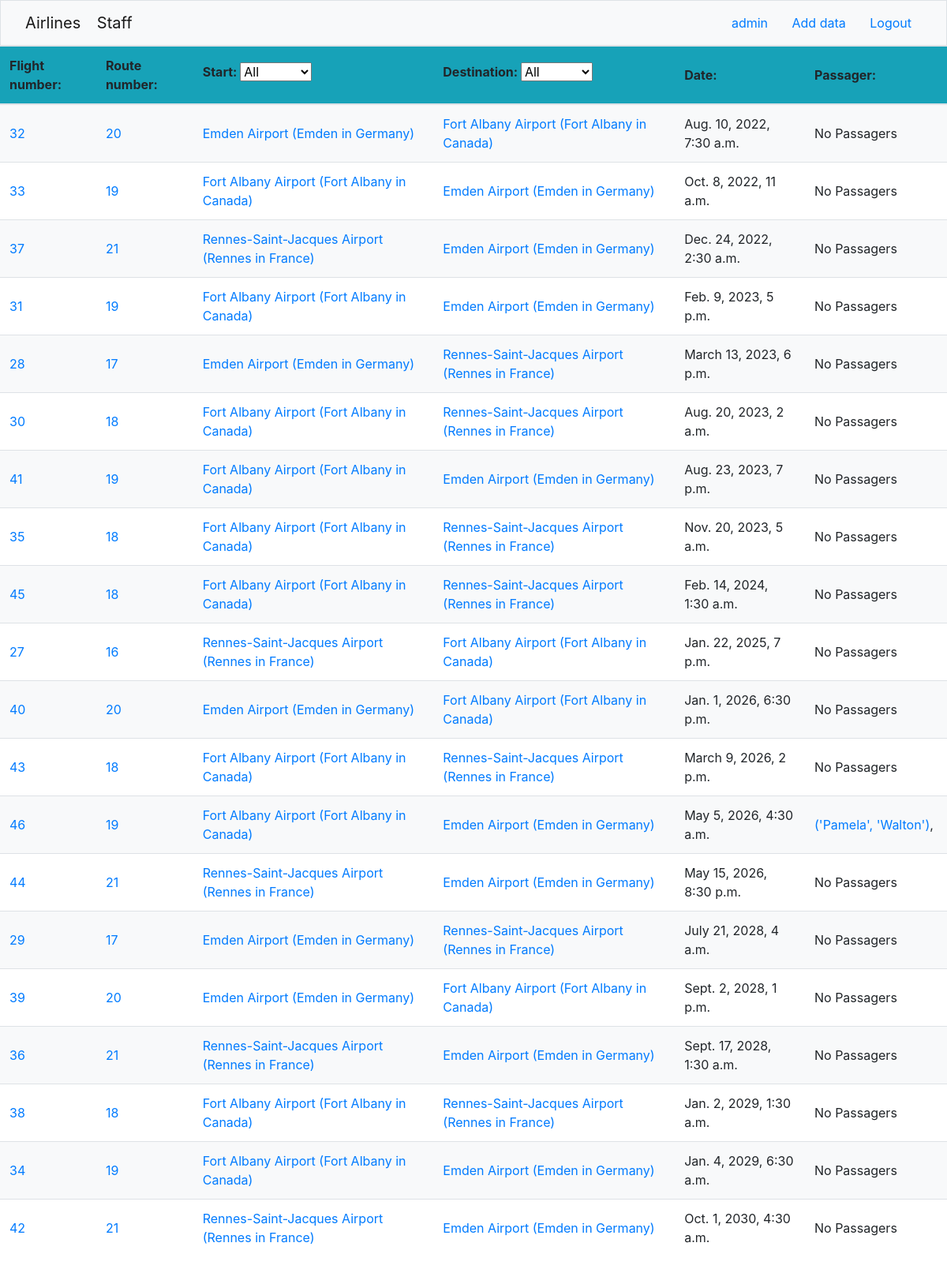
The page /airline/staff/ (signed in) on the database as committed earlier.
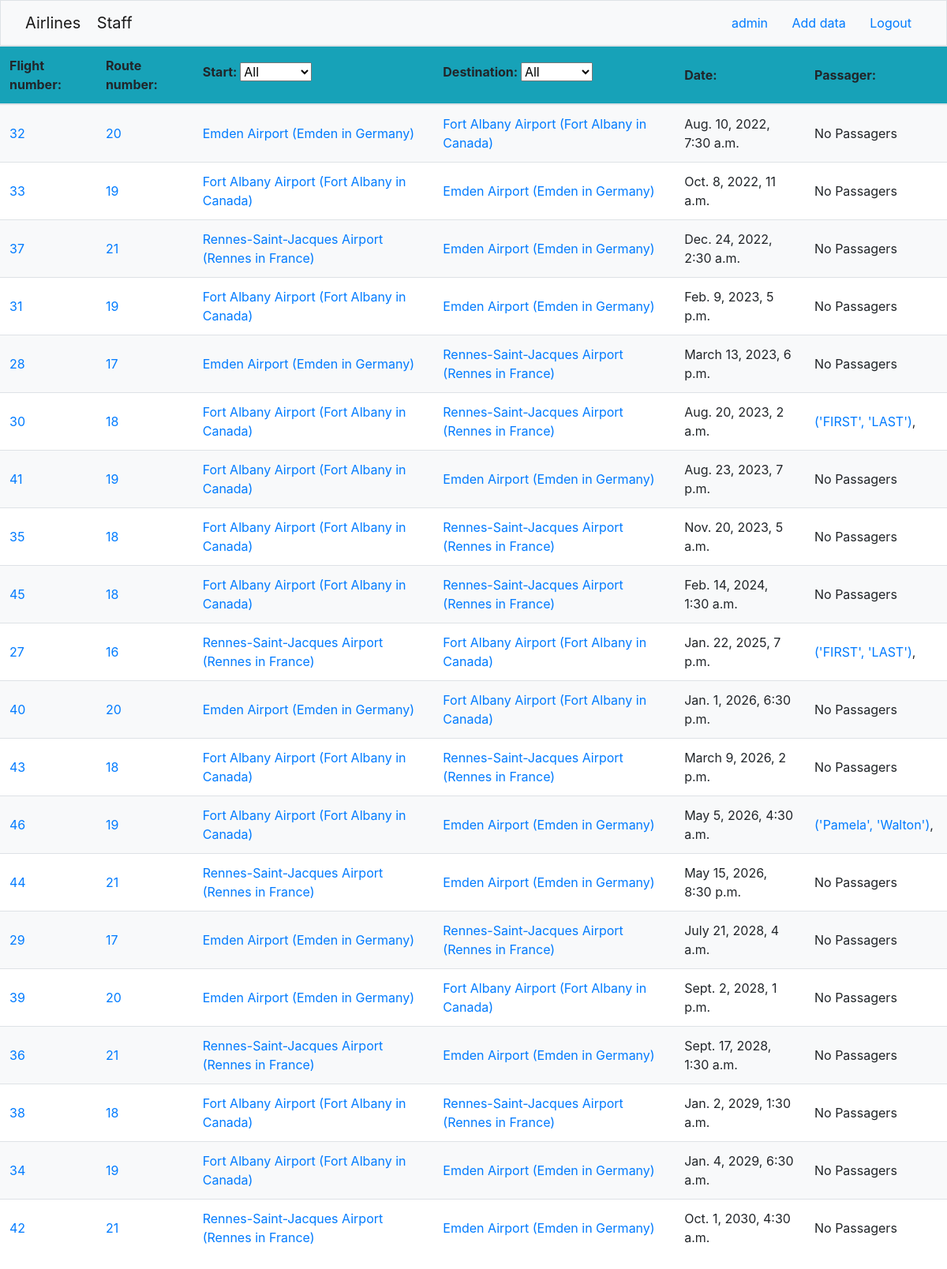
The same page on the database as committed later.
### airline/models.py (models this page shows, shortened)
class Flight(models.Model):
    start = models.ForeignKey(Airport, on_delete=models.CASCADE, related_name='departure_flights')
    destination = models.ForeignKey(Airport, on_delete=models.CASCADE, related_name='arrival_flights')
    date = models.DateTimeField()
    passengers = models.ManyToManyField('Passager', related_name='flight_passager', blank=True)

class Route(models.Model):
    start = models.ForeignKey(Airport, on_delete=models.CASCADE, related_name='departure_routes')
    destination = models.ForeignKey(Airport, on_delete=models.CASCADE, related_name='arrival_routes')
    flights = models.ManyToManyField(Flight, related_name='routes')
    def __str__(self):
        return f"{self.id}"

class Airport(models.Model):
    airport_id = models.IntegerField(primary_key=True)
    name = models.CharField(max_length=100)
    city = models.CharField(max_length=100)
    country = models.CharField(max_length=100)
    latitude = models.FloatField()
    longitude = models.FloatField()
    departures = models.ManyToManyField('Flight', related_name='departure_airports', blank=True)
    arrivals = models.ManyToManyField('Flight', related_name='arrival_airports', blank=True)
    def __str__(self):
        return f"{self.name}"

class Passager(models.Model):
    user = models.ForeignKey(
        settings.AUTH_USER_MODEL,
        on_delete=models.CASCADE,
        related_name="passager_user",
        blank=True,
        null=True
    )
    first_name = models.CharField(max_length=20)
    surname = models.CharField(max_length=30)
    flights = models.ManyToManyField(Flight, related_name='passenger_set', blank=True)
    def __str__(self):
        return f"{self.first_name, self.surname}"

### airline/views.py (the view)
# urls.py: path('staff/', views.staff, name='staff'),
def staff(request):
    countries=set(Airport.objects.values_list('country', flat=True))
    context = {
        "airport": Airport.objects.all(),
        "passager":Passager.objects.all(),
        "flight":Flight.objects.all().order_by('date'),
        "countries": countries,
        }
    return render(request, template_name="airline/main_staff.html", context=context)

### airline/templates/airline/main_staff.html (shortened to what this page needs)
{% extends "airline/index.html" %}
{% block content %}
{% if user.groups.all.0.name == 'Staff' or request.user.is_superuser  %}
    <table class="table" id="table1">
        <thead>
            <tr class="bg-info">
                <th>Flight number: </th>
                <th>Route number: </th>
                <th><label for="start">Start: </label>
                    {% if countries|length > 5 %}
                        <input type="text" id="start" placeholder="Search start country...">
                    {% else %}
                        <select id="start">
                        <option value="">All</option>
                        </select>
                    {% endif %}
                </th>
                <th><label for="destination">Destination: </label>
                    {% if countries|length > 5 %}
                        <input type="text" id="destination" placeholder="Search destination country...">
                    {% else %}
                        <select id="destination">
                        <option value="">All</option>
                        </select>
                    {% endif %}
                </th>
                <th>Date: </th>
                <th>Passager: </th>
            </tr>
        </thead>
        <tbody id="flight-table-body">
            {% if not airport %}
                <form class="form-inline" action="{% url 'airline:upload_airport' %}" method="post">
                    {% csrf_token %}
                    <label for="vol">Enter quantity of Airport to load: (2-250)</label>
                    <input type="number" id="vol" name="vol" min="2" max="250">
                    <button class="btn btn-primary" type="submit">Upload Airport Data</button>
                </form>
            {% else %}
                {% if flight %}
                    {% for fli in flight %}
                    <tr data-start="{{fli.start.country}}" data-destination="{{fli.destination.country}}" data-date="{{fli.date}}">
                        <td><a href="/airline/flight/{{fli.id}}">{{fli.id}}</a>  </td>
                        {% for route in fli.routes.all %}
                            <td><a href="/airline/routes/{{route}}">{{route}}</a></td>
                        {% endfor %}
                        <td><a href="/airline/airport/{{fli.start.airport_id}}">{{fli.start}} ({{fli.start.city}} in {{fli.start.country}})</a></td>
                        <td><a href="/airline/airport/{{fli.destination.airport_id}}">{{fli.destination}} ({{fli.destination.city}} in {{fli.destination.country}})</a></td>
                        <td>{{fli.date}}</td>
                        {% if fli.passengers.all %}
                            <td style="width: 15%; max-height: 10%; overflow: hidden; line-height: 1em;">
                                {% for passagers in fli.passengers.all %}
                                    {% if forloop.counter <= 5 %}
                                        <a href="/airline/passager/{{passagers.id}}">{{passagers}}</a>,
                                    {% elif forloop.counter == 6 %}
                                        <a href='/airline/flight/{{fli.id}}'> and {{ fli.passengers.all|length|add:-5 }} more...</a>
                                    {% endif %}
                                {% endfor %}
                            </td>
                        {% else %}
                            <td>No Passagers</td>
                        {% endif %}
                    </tr>
                    {% endfor %}
                {% endif %}
            {% endif %}
        </tbody>
    </table>
{% else %}
<h1 class="align-middle text-center"><a href="/airline/"> Sory,you have no permission for this page</a></h1>
{% endif %}
{% endblock %}

Rows that differ between the two databases and show on the page:
shown differently, row unchanged: Flight "Aug. 20, 2023, 2 a.m.": no longer shows "No Passagers"
added Passager: first_name+surname "('FIRST', 'LAST')"
shown differently, row unchanged: Flight "Jan. 22, 2025, 7 p.m.": no longer shows "No Passagers"
